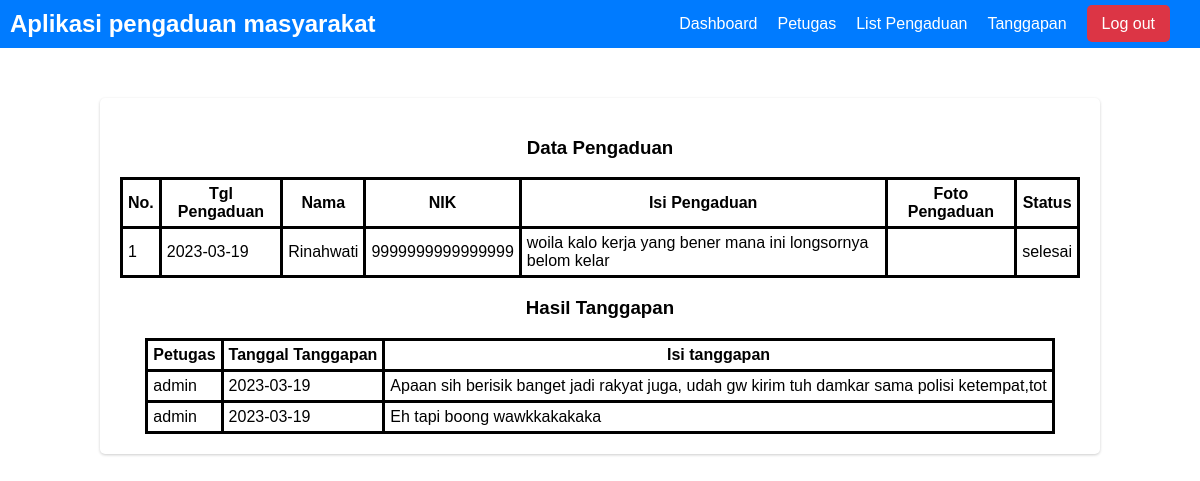
The page /admin/detail.php?id=18 (signed in) on the database its author committed.
### tables this page shows
CREATE TABLE `pengaduan` (
  `id_pengaduan` int NOT NULL,
  `tgl_pengaduan` date NOT NULL,
  `nik` char(16) NOT NULL,
  `isi_laporan` text NOT NULL,
  `foto` varchar(255) DEFAULT NULL,
  `status` enum('0','proses','selesai') NOT NULL
);

CREATE TABLE `masyarakat` (
  `nik` char(16) NOT NULL,
  `nama` varchar(35) NOT NULL,
  `username` varchar(25) NOT NULL,
  `password` varchar(32) NOT NULL,
  `telp` varchar(13) NOT NULL
);

CREATE TABLE `tanggapan` (
  `id_tanggapan` int NOT NULL,
  `id_pengaduan` int NOT NULL,
  `tgl_tanggapan` date NOT NULL,
  `tanggapan` text NOT NULL,
  `id_petugas` int NOT NULL
);

CREATE TABLE `petugas` (
  `id_petugas` int NOT NULL,
  `nama_petugas` varchar(35) NOT NULL,
  `username` varchar(25) NOT NULL,
  `password` varchar(32) NOT NULL,
  `telp` varchar(13) NOT NULL,
  `level` enum('admin','petugas') NOT NULL
);

### admin/detail.php (the view, shortened to what this page needs)
<?php
    include "../koneksi.php";
?>
<!DOCTYPE html>
<html lang="en">
<?php include 'templates/head.php' ?>
<body>
<?php include 'templates/nav.php'?>
<div class="card">
    <div class="card-body">
        <h3 class="h3">Data Pengaduan</h3>
        <table class="table list">
            <tr>
                <th class="tlist">No.</th>
                <th class="tlist">Tgl Pengaduan</th>
                <th class="tlist">Nama</th>
                <th class="tlist">NIK</th>
                <th class="tlist">Isi Pengaduan</th>
                <th class="tlist">Foto Pengaduan</th>
                <th class="tlist">Status</th>
            </tr>
                <?php
                    $no = 1;
                    $id = $_GET['id'];
                    $query = mysqli_query($kon, "SELECT pengaduan.*, masyarakat.* FROM pengaduan LEFT JOIN masyarakat ON pengaduan.nik = masyarakat.nik WHERE id_pengaduan = '$id' " );
                    while($data = mysqli_fetch_array($query)){
                ?>
            <tr>
                        <td class="tlist"><?php echo $no++ ?></td>
                        <td class="tlist"><?php echo $data['tgl_pengaduan'] ?></td>
                        <td class="tlist"><?php echo $data['nama'] ?></td>
                        <td class="tlist"><?php echo $data['nik'] ?></td>
                        <td class="tlist"><?php echo $data['isi_laporan'] ?></td>
                        <td class="tlist"><img src="../user/gambar/<?php echo $data['foto'] ?>" alt="" width="200px"></td>
                        <td class="tlist"><?php
                            echo $data['status']
                        ?></td>
            </tr>
                <?php } ?>
        </table>
        <h3 class="h3">Hasil Tanggapan</h3>
        <?php
            mysqli_query($kon, "UPDATE pengaduan SET status='selesai' WHERE id_pengaduan = '$id'");
        ?>
            <table class="table list">
                <tr>
                    <th class="tlist">Petugas</th>
                    <th class="tlist">Tanggal Tanggapan</th>
                    <th class="tlist">Isi tanggapan</th>
                </tr>
                <?php
                    $id = $_GET['id'];
                    $query = mysqli_query($kon, "SELECT petugas.*,tanggapan.* FROM tanggapan LEFT JOIN petugas ON petugas.id_petugas=tanggapan.id_petugas WHERE tanggapan.id_pengaduan = '$id'  ");
                    while($data = mysqli_fetch_array($query)){
                ?>
                <tr>
                    <td class="tlist"><?php echo $data['nama_petugas'] ?></td>
                    <td class="tlist"><?php echo $data['tgl_tanggapan'] ?></td>
                    <td class="tlist"><?php echo $data['tanggapan'] ?></td>
                </tr>
                <?php } ?>
            </table>
    </div>
</div>
</body>
</html>

### assets/style.css (style rules this page uses)
body { background-image: url("bg.jpg"); background-size: cover; font-family: Arial, sans-serif; margin: 0; padding: 0; }
.h3 { color: black; }
.card { background-color: #fff; border-radius: 5px; box-shadow: 0px 1px 3px rgba(0, 0, 0, 0.2); min-width: 400px; max-width: 80%; margin: 0 auto; padding: 20px; margin-top: 50px; margin-bottom: 50px; }
.card-body { display: flex; flex-direction: column; align-items: center; }
.list { border-collapse: collapse; }
.table { border-collapse: collapse; }
.tlist { border: 3px solid black; padding: 5px; }

### rows shown on the page
pengaduan: tgl_pengaduan "2023-03-19", nik.nama "Rinahwati", nik.nik "9999999999999999", isi_laporan "woila kalo kerja yang bener mana ini longsornya belom kelar", status "selesai"
tanggapan: id_petugas.nama_petugas "admin", tgl_tanggapan "2023-03-19", tanggapan "Apaan sih berisik banget jadi rakyat juga, udah gw kirim tuh damkar sama polisi ketempat,tot"
tanggapan: id_petugas.nama_petugas "admin", tgl_tanggapan "2023-03-19", tanggapan "Eh tapi boong wawkkakakaka"
